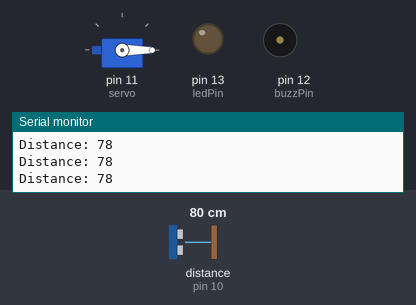
Bench run of a sketch on a simulated Arduino Uno, built with avr-gcc and run on an emulated ATmega328P. Parts: servo, output pins drawn as LEDs (lit = HIGH), buzzer (waves = sounding, pin HIGH), the last lines printed to the serial monitor. Wiring (inferred from the names in the program): ultrasonic range finder: trigger pin 9; echo pin 10. Inputs (shaded band) come from the test bench; at power-on: distance to the obstacle (sensor on pin 10) 80 cm. The echo pulse lasts 58.3 µs per cm; pins used as bus, display or sensor lines are not drawn.

Above: at 1.2 s.
1.3 s: distance to the obstacle (sensor on pin 10) set to 28 cm
2.8 s: distance to the obstacle (sensor on pin 10) set to 22 cm
At 3.2 s:
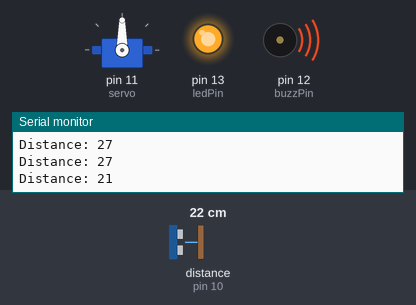
At 3.7 s:
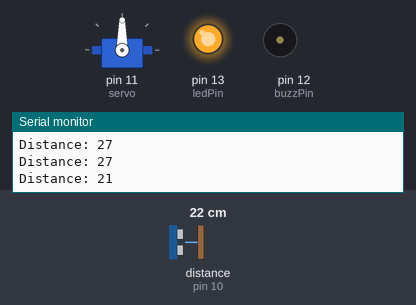
4.8 s: distance to the obstacle (sensor on pin 10) set to 250 cm
At 5.5 s:
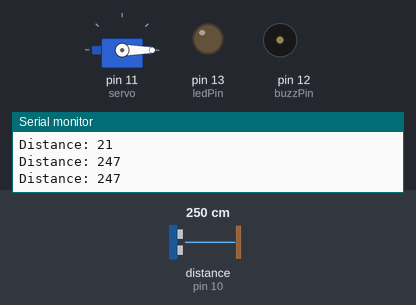
Timing chart, 0 to 7.8 s (numbered marks = the images above; inputs shaded):
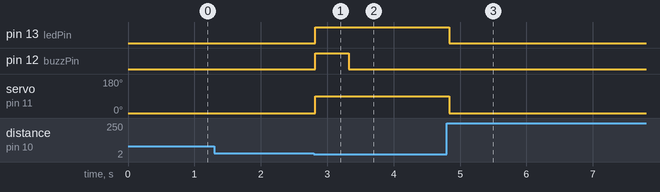

Measured:
- the behaviour switches between 26 and 25 cm on distance to the obstacle (sensor on pin 10) (found by bisection; images 0 and 1)
- after the input at 2.8 s, pin 13 (ledPin): LOW → HIGH at once; pin 12 (buzzPin): LOW → HIGH at once, → LOW 0.50 s later; servo on pin 11 (servo): 0° → 90° at once
- after the input at 4.8 s, pin 13 (ledPin): HIGH → LOW at once; servo on pin 11 (servo): 90° → 0° at once

The sketch:

ultrasonic_sensor.ino
```cpp
#include<Servo.h>
#include<math.h>
Servo servo;
// defines pins numbers
const int trigPin = 9;
const int echoPin = 10;
int ledPin=13;
int buzzPin=12;
// defines variables
long duration;
int distance;

void setup() {
pinMode(trigPin, OUTPUT); // Sets the trigPin as an Output
pinMode(echoPin, INPUT); // Sets the echoPin as an Input
pinMode(ledPin,OUTPUT);
pinMode(buzzPin,OUTPUT);
Serial.begin(9600); // Starts the serial communication

servo.attach(11);
servo.write(0);
}
int status=0;
int v1,v2=0;

int i=0;
void call(){

    digitalWrite(buzzPin,HIGH);
    delay(500);
    digitalWrite(buzzPin,LOW);
}

void loop() {
// Clears the trigPin
digitalWrite(trigPin, LOW);
delayMicroseconds(2);

// Sets the trigPin on HIGH state for 10 micro seconds
digitalWrite(trigPin, HIGH);
delayMicroseconds(10);
digitalWrite(trigPin, LOW);

// Reads the echoPin, returns the sound wave travel time in microseconds
duration = pulseIn(echoPin, HIGH);

// Calculating the distance
distance= duration*0.034/2;

// Prints the distance on the Serial Monitor
Serial.print("Distance: ");
Serial.println(distance);
v1=distance;
if(v1<25&&!status&&abs(v1-v2)<100)
{
  status++;
  servo.write(90);
  digitalWrite(ledPin,HIGH);
  call();
  delay(1000);
}
if(distance>=25&&status&&abs(v1-v2)<100){
  servo.write(0);
  status--;
  digitalWrite(ledPin,LOW);
   delay(1000);
}
v2=v1;
}
```
